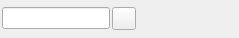
<?xml version="1.0" encoding="UTF-8"?>
<ui version="4.0">
 <class>RGBEditor</class>
 <widget class="QWidget" name="RGBEditor">
  <property name="geometry">
   <rect>
    <x>0</x>
    <y>0</y>
    <width>239</width>
    <height>38</height>
   </rect>
  </property>
  <property name="windowTitle">
   <string>Form</string>
  </property>
  <layout class="QGridLayout" name="gridLayout">
   <property name="leftMargin">
    <number>2</number>
   </property>
   <property name="topMargin">
    <number>2</number>
   </property>
   <property name="rightMargin">
    <number>2</number>
   </property>
   <property name="bottomMargin">
    <number>2</number>
   </property>
   <property name="spacing">
    <number>2</number>
   </property>
   <item row="0" column="3">
    <spacer name="horizontalSpacer">
     <property name="orientation">
      <enum>Qt::Horizontal</enum>
     </property>
     <property name="sizeHint" stdset="0">
      <size>
       <width>0</width>
       <height>20</height>
      </size>
     </property>
    </spacer>
   </item>
   <item row="0" column="2">
    <widget class="QToolButton" name="btn">
     <property name="text">
      <string/>
     </property>
    </widget>
   </item>
   <item row="0" column="1">
    <widget class="QLineEdit" name="LERGB">
     <property name="sizePolicy">
      <sizepolicy hsizetype="Fixed" vsizetype="Fixed">
       <horstretch>0</horstretch>
       <verstretch>0</verstretch>
      </sizepolicy>
     </property>
     <property name="minimumSize">
      <size>
       <width>50</width>
       <height>0</height>
      </size>
     </property>
     <property name="maxLength">
      <number>32767</number>
     </property>
    </widget>
   </item>
  </layout>
 </widget>
 <resources/>
 <connections/>
</ui>
